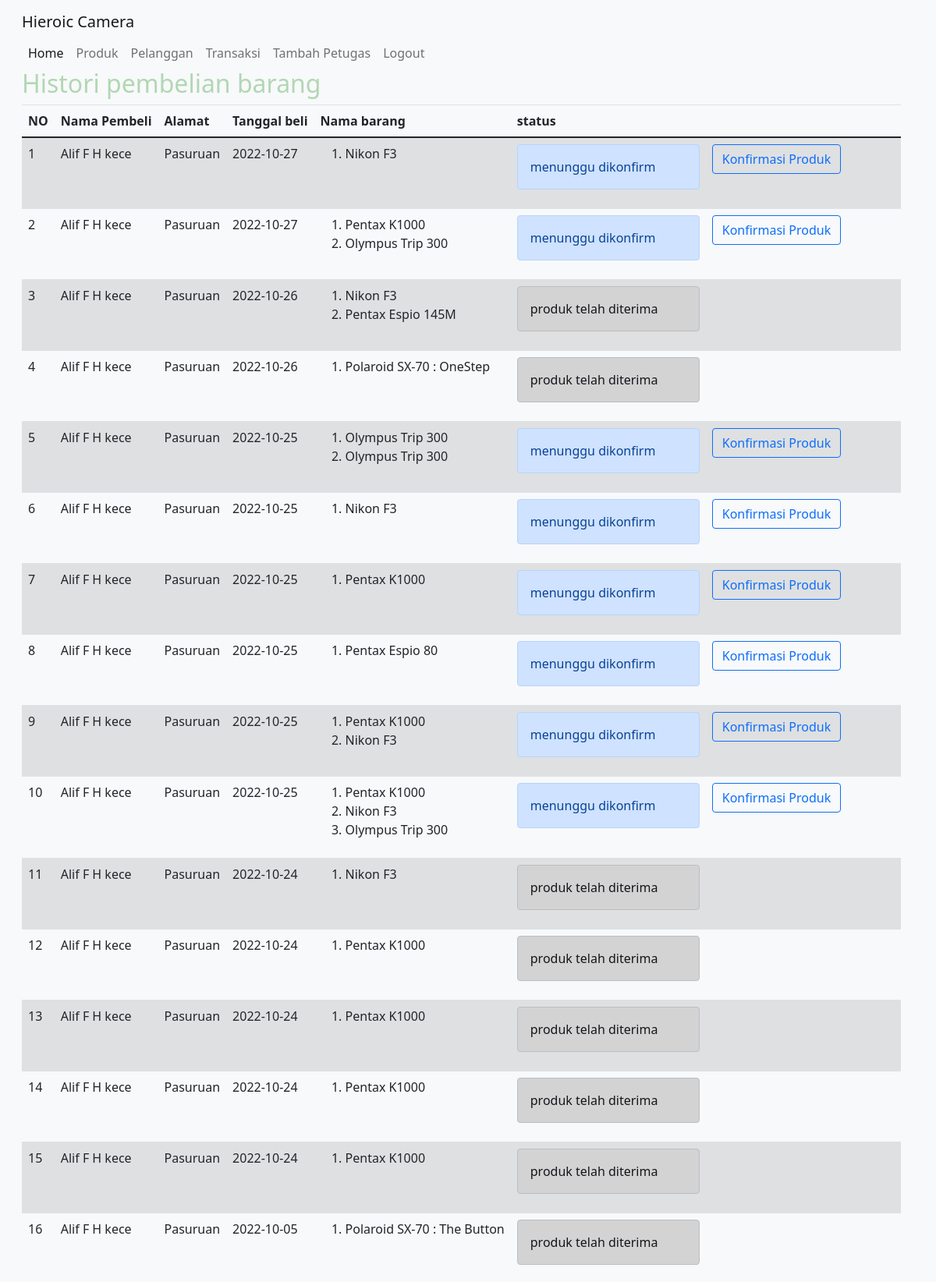
Page /histori_pembelian_admin.php (signed in, upper part) on the committed database.
### tables this page shows
CREATE TABLE `transaksi` (
  `id_transaksi` int(11) NOT NULL,
  `id_user` int(11) NOT NULL,
  `tgl_transaksi` date NOT NULL,
  `tgl_sampai` date NOT NULL,
  `status` enum('menunggu dikonfirm','barang sudah di konfirm','produk sedang dikemas','produk sedang dikirim','produk telah diterima') NOT NULL
);

CREATE TABLE `user` (
  `id_user` int(11) NOT NULL,
  `nama_user` varchar(100) NOT NULL,
  `username` varchar(100) NOT NULL,
  `password` varchar(100) NOT NULL,
  `level` varchar(100) NOT NULL,
  `alamat` text NOT NULL,
  `telp` varchar(50) NOT NULL
);

CREATE TABLE `detail_transaksi` (
  `id_detail_transaksi` int(11) NOT NULL,
  `id_transaksi` int(11) NOT NULL,
  `id_produk` int(11) NOT NULL,
  `qty` int(11) NOT NULL
);

CREATE TABLE `produk` (
  `id_produk` int(11) NOT NULL,
  `nama_produk` varchar(100) NOT NULL,
  `deskripsi` text NOT NULL,
  `harga` int(15) NOT NULL,
  `foto` varchar(255) NOT NULL
);

### histori_pembelian_admin.php (the view, shortened to what this page needs)
<!DOCTYPE html>
<html lang="en">
<head>
    <link href="https://cdn.jsdelivr.net/npm/bootstrap@5.0.1/dist/css/bootstrap.min.css" rel="stylesheet">
    <link rel="stylesheet" href="https://cdn.jsdelivr.net/npm/bootstrap@4.0.0/dist/css/bootstrap.min.css">
    <?php
    include "header.php";
    ?>
    <h2>Histori pembelian barang</h2>
    <table class="table table-hover table-striped">
        <thead>
            <th>NO</th>
            <th>Nama Pembeli</th>
            <th>Alamat</th>
            <th>Tanggal beli</th>
            <th>Nama barang</th>
            <th>status</th>
            <th></th>
        </thead>
        <tbody>
            <?php
            include "koneksitoko.php";
            $qry_histori = mysqli_query($conn, "select * from transaksi order by id_transaksi desc");
            $no = 0;
            while ($dt_histori = mysqli_fetch_array($qry_histori)) {
                $no++;
                $barang_beli = "<ol>";
                $qry_produk = mysqli_query($conn, "select * from  detail_transaksi join produk on produk.id_produk=detail_transaksi.id_produk where id_transaksi = '" . $dt_histori['id_transaksi'] . "'");
                while ($dt_produk = mysqli_fetch_array($qry_produk)) {
                    $barang_beli .= "<li>" . $dt_produk['nama_produk'] . "</li>";
                }
                $barang_beli .= "</ol>";
            ?>
                <?php
                $qry_user = mysqli_query($conn, "select * from user where id_user ='" . $dt_histori['id_user'] . "' ");
                $data_user = mysqli_fetch_array($qry_user);
                ?>
                <tr>
                    <td><?= $no ?></td>
                    <td><?= $data_user['nama_user'] ?></td>
                    <td><?= $data_user['alamat'] ?></td>
                    <td><?= $dt_histori['tgl_transaksi'] ?></td>
                    <td><?= $barang_beli ?></td>
                    <td style="width: 250px;">
                        <?php
                        $status = $dt_histori['status'];
                        ?>
                        <?php
                        if ($status == "menunggu dikonfirm") {
                        ?>
                            <div class="alert alert-primary" role="alert">menunggu dikonfirm</div>
                        <?php
                        } elseif ($status == "barang sudah di konfirm") {
                        ?>
                            <div class="alert alert-success" role="alert">barang sudah dikonfirm</div>
                        <?php
                        } elseif ($status == "produk sedang dikemas") {
                        ?>
                            <div class="alert alert-secondary" role="alert">produk sedang dikemas</div>
                        <?php
                        } elseif ($status == "produk sedang dikirim") {
                        ?>
                            <div class="alert alert-warning" role="alert">produk sedang dikirim</div>
                        <?php
                        } elseif ($status == "produk telah diterima") {
                        ?>
                            <div class="alert alert-dark" role="alert">produk telah diterima</div>
                        <?php
                        } else {
                        ?>
                            <div class="btn btn-danger" style="pointer-events: none;width:200px;">gagal memproses produk</button>
                            <?php
                        }
                            ?>
                    </td>
                    <td style="width: 250px;">
                        <?php
                        $status = $dt_histori['status'];
                        ?>
                        <?php
                        if ($status == "menunggu dikonfirm") {
                        ?>
                            <form action="" method="post">
                                <button type="sumbit" name="konfirmasi" class="btn btn-outline-primary">Konfirmasi Produk</button>
                            </form>
                        <?php
                        } elseif ($status == "produk sedang dikirim") {
                        ?>
                        <?php
                        } elseif ($status == "produk telah diterima") {
                        ?>
                        <?php
                        } else {
                        ?>
                            <div class="btn btn-danger" style="pointer-events: none;width:200px;">gagal memproses produk</button>
                            <?php
                        }
                            ?>
                    </td>
                </tr>
            <?php
            }
            ?>
        </tbody>
    </table>

### rows in the picture
transaksi: id_user.nama_user "Alif F H kece", id_user.alamat "Pasuruan", tgl_transaksi "2022-10-27", shows "menunggu dikonfirm"
detail_transaksi: id_produk.nama_produk "Nikon F3"
transaksi: id_user.nama_user "Alif F H kece", id_user.alamat "Pasuruan", tgl_transaksi "2022-10-27", shows "menunggu dikonfirm"
detail_transaksi: id_produk.nama_produk "Pentax K1000"
detail_transaksi: id_produk.nama_produk "Olympus Trip 300"
transaksi: id_user.nama_user "Alif F H kece", id_user.alamat "Pasuruan", tgl_transaksi "2022-10-26", shows "produk telah diterima"
detail_transaksi: id_produk.nama_produk "Nikon F3"
detail_transaksi: id_produk.nama_produk "Pentax Espio 145M"
transaksi: id_user.nama_user "Alif F H kece", id_user.alamat "Pasuruan", tgl_transaksi "2022-10-26", shows "produk telah diterima"
detail_transaksi: id_produk.nama_produk "Polaroid SX-70 : OneStep"
transaksi: id_user.nama_user "Alif F H kece", id_user.alamat "Pasuruan", tgl_transaksi "2022-10-25", shows "menunggu dikonfirm"
detail_transaksi: id_produk.nama_produk "Olympus Trip 300"
detail_transaksi: id_produk.nama_produk "Olympus Trip 300"
transaksi: id_user.nama_user "Alif F H kece", id_user.alamat "Pasuruan", tgl_transaksi "2022-10-25", shows "menunggu dikonfirm"
detail_transaksi: id_produk.nama_produk "Nikon F3"
transaksi: id_user.nama_user "Alif F H kece", id_user.alamat "Pasuruan", tgl_transaksi "2022-10-25", shows "menunggu dikonfirm"
detail_transaksi: id_produk.nama_produk "Pentax K1000"
transaksi: id_user.nama_user "Alif F H kece", id_user.alamat "Pasuruan", tgl_transaksi "2022-10-25", shows "menunggu dikonfirm"
detail_transaksi: id_produk.nama_produk "Pentax Espio 80"
transaksi: id_user.nama_user "Alif F H kece", id_user.alamat "Pasuruan", tgl_transaksi "2022-10-25", shows "menunggu dikonfirm"
detail_transaksi: id_produk.nama_produk "Pentax K1000"
detail_transaksi: id_produk.nama_produk "Nikon F3"
transaksi: id_user.nama_user "Alif F H kece", id_user.alamat "Pasuruan", tgl_transaksi "2022-10-25", shows "menunggu dikonfirm"
detail_transaksi: id_produk.nama_produk "Pentax K1000"
detail_transaksi: id_produk.nama_produk "Nikon F3"
detail_transaksi: id_produk.nama_produk "Olympus Trip 300"
transaksi: id_user.nama_user "Alif F H kece", id_user.alamat "Pasuruan", tgl_transaksi "2022-10-24", shows "produk telah diterima"
detail_transaksi: id_produk.nama_produk "Nikon F3"
transaksi: id_user.nama_user "Alif F H kece", id_user.alamat "Pasuruan", tgl_transaksi "2022-10-24", shows "produk telah diterima"
detail_transaksi: id_produk.nama_produk "Pentax K1000"
transaksi: id_user.nama_user "Alif F H kece", id_user.alamat "Pasuruan", tgl_transaksi "2022-10-24", shows "produk telah diterima"
detail_transaksi: id_produk.nama_produk "Pentax K1000"
transaksi: id_user.nama_user "Alif F H kece", id_user.alamat "Pasuruan", tgl_transaksi "2022-10-24", shows "produk telah diterima"
detail_transaksi: id_produk.nama_produk "Pentax K1000"
transaksi: id_user.nama_user "Alif F H kece", id_user.alamat "Pasuruan", tgl_transaksi "2022-10-24", shows "produk telah diterima"
detail_transaksi: id_produk.nama_produk "Pentax K1000"
transaksi: id_user.nama_user "Alif F H kece", id_user.alamat "Pasuruan", tgl_transaksi "2022-10-05", shows "produk telah diterima"
detail_transaksi: id_produk.nama_produk "Polaroid SX-70 : The Button"
